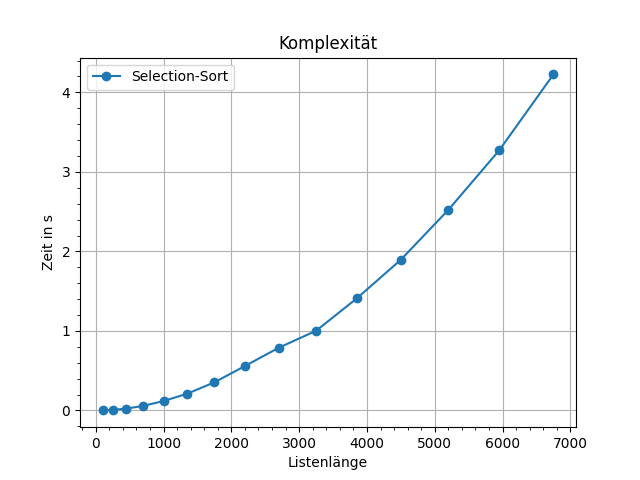

Source code (Python):
from random import randint
import matplotlib.pyplot as plt
from timeit import default_timer


def selection_sort(array):
    global time
    start = default_timer()
    for i in range(len(lst)):
        min_idx = i
        for j in range(i + 1, len(lst)):
            if array[min_idx] > array[j]:
                min_idx = j
        array[i], array[min_idx] = array[min_idx], array[i]
    end = default_timer()
    time = end - start
    return array

x = 0
z = 10
anzahl = []
lst = []
zeiten = []

while x < 15:
    for i in range(10*z):
        lst.append(randint(0,100))
    anzahl.append(len(lst))
    selection_sort(lst)
    zeiten.append(time)
    x += 1
    z += 5

plt.plot(anzahl, zeiten, marker="o", label="Selection-Sort")
plt.grid()
plt.title("Komplexität")
plt.xlabel("Listenlänge")
plt.ylabel("Zeit in s")
plt.legend(loc="upper left")
plt.minorticks_on()
plt.show()
